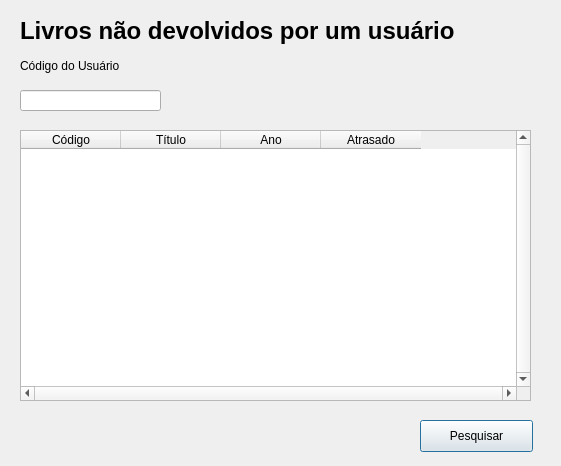
<?xml version="1.0" encoding="UTF-8"?>
<ui version="4.0">
 <class>LivrosNaoDevolvidosUsuario</class>
 <widget class="QDialog" name="LivrosNaoDevolvidosUsuario">
  <property name="geometry">
   <rect>
    <x>0</x>
    <y>0</y>
    <width>561</width>
    <height>466</height>
   </rect>
  </property>
  <property name="windowTitle">
   <string>Livros não devolvidos por um usuário</string>
  </property>
  <widget class="QLabel" name="BigText">
   <property name="geometry">
    <rect>
     <x>20</x>
     <y>0</y>
     <width>591</width>
     <height>61</height>
    </rect>
   </property>
   <property name="font">
    <font>
     <pointsize>18</pointsize>
     <weight>75</weight>
     <bold>true</bold>
    </font>
   </property>
   <property name="text">
    <string>Livros não devolvidos por um usuário</string>
   </property>
  </widget>
  <widget class="QTableWidget" name="tabelaRelatorio">
   <property name="geometry">
    <rect>
     <x>20</x>
     <y>130</y>
     <width>511</width>
     <height>271</height>
    </rect>
   </property>
   <property name="frameShape">
    <enum>QFrame::StyledPanel</enum>
   </property>
   <property name="verticalScrollBarPolicy">
    <enum>Qt::ScrollBarAlwaysOn</enum>
   </property>
   <property name="horizontalScrollBarPolicy">
    <enum>Qt::ScrollBarAlwaysOn</enum>
   </property>
   <property name="sizeAdjustPolicy">
    <enum>QAbstractScrollArea::AdjustToContents</enum>
   </property>
   <property name="editTriggers">
    <set>QAbstractItemView::NoEditTriggers</set>
   </property>
   <property name="dragEnabled">
    <bool>false</bool>
   </property>
   <attribute name="horizontalHeaderShowSortIndicator" stdset="0">
    <bool>false</bool>
   </attribute>
   <attribute name="horizontalHeaderStretchLastSection">
    <bool>false</bool>
   </attribute>
   <column>
    <property name="text">
     <string>Código</string>
    </property>
   </column>
   <column>
    <property name="text">
     <string>Título</string>
    </property>
   </column>
   <column>
    <property name="text">
     <string>Ano</string>
    </property>
   </column>
   <column>
    <property name="text">
     <string>Atrasado</string>
    </property>
   </column>
  </widget>
  <widget class="QPushButton" name="pesquisarButton">
   <property name="geometry">
    <rect>
     <x>420</x>
     <y>420</y>
     <width>113</width>
     <height>32</height>
    </rect>
   </property>
   <property name="text">
    <string>Pesquisar</string>
   </property>
  </widget>
  <widget class="QLineEdit" name="codUsuarioInput">
   <property name="geometry">
    <rect>
     <x>20</x>
     <y>90</y>
     <width>141</width>
     <height>21</height>
    </rect>
   </property>
  </widget>
  <widget class="QLabel" name="codUsuarioText">
   <property name="geometry">
    <rect>
     <x>20</x>
     <y>40</y>
     <width>411</width>
     <height>51</height>
    </rect>
   </property>
   <property name="text">
    <string>Código do Usuário</string>
   </property>
  </widget>
 </widget>
 <resources/>
 <connections/>
</ui>
